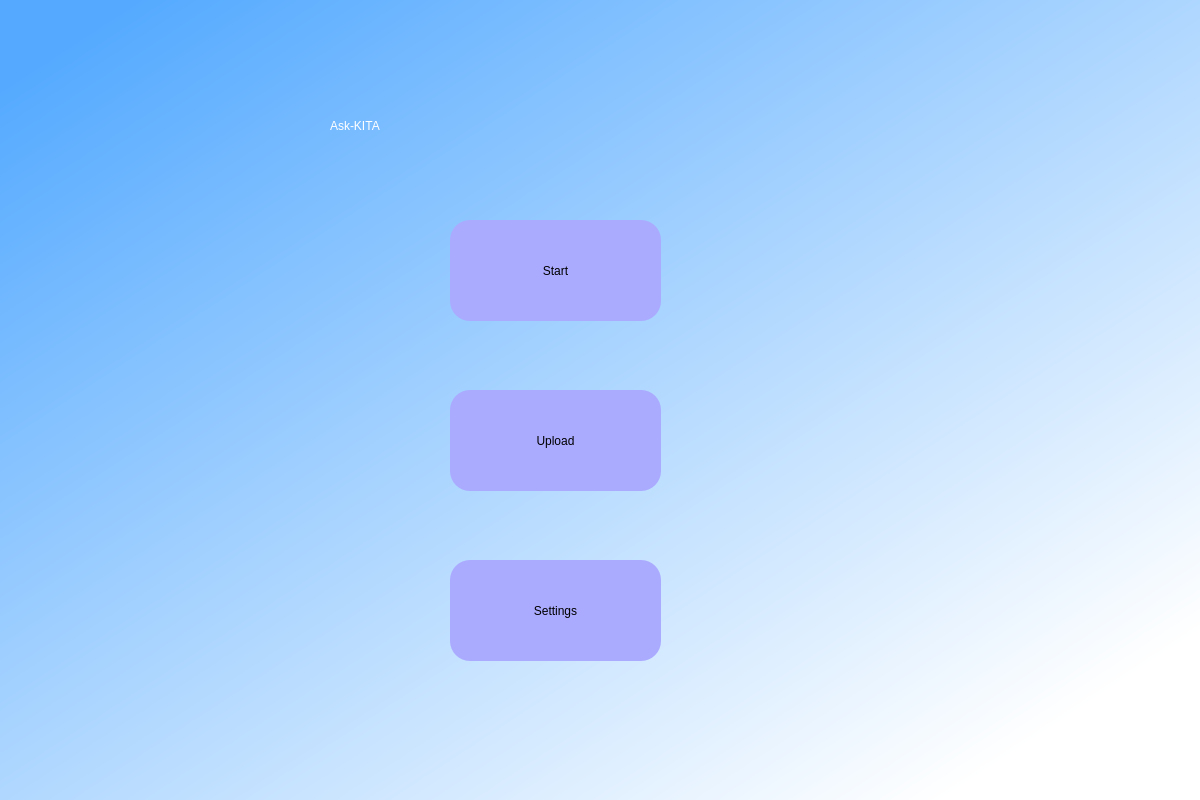
<?xml version="1.0" encoding="UTF-8"?>
<ui version="4.0">
 <class>Dialog</class>
 <widget class="QDialog" name="Dialog">
  <property name="geometry">
   <rect>
    <x>0</x>
    <y>0</y>
    <width>1200</width>
    <height>800</height>
   </rect>
  </property>
  <property name="windowTitle">
   <string>Dialog</string>
  </property>
  <widget class="QWidget" name="widget" native="true">
   <property name="geometry">
    <rect>
     <x>0</x>
     <y>0</y>
     <width>1201</width>
     <height>801</height>
    </rect>
   </property>
   <property name="styleSheet">
    <string notr="true">QWidget#widget{
background-color:qlineargradient(spread:pad, x1:0.0549451, y1:0.057, x2:0.884615, y2:0.896, stop:0 rgba(85, 170, 255, 255), stop:1 rgba(255, 255, 255, 255));}</string>
   </property>
   <widget class="QLabel" name="label">
    <property name="geometry">
     <rect>
      <x>330</x>
      <y>80</y>
      <width>501</width>
      <height>91</height>
     </rect>
    </property>
    <property name="styleSheet">
     <string notr="true">color: rgb(255, 255, 255);
font: 75 48pt &quot;MS Shell Dlg 2&quot;;</string>
    </property>
    <property name="text">
     <string>Ask-KITA</string>
    </property>
   </widget>
   <widget class="QPushButton" name="start">
    <property name="geometry">
     <rect>
      <x>450</x>
      <y>220</y>
      <width>211</width>
      <height>101</height>
     </rect>
    </property>
    <property name="styleSheet">
     <string notr="true">border-radius:20px;
font: 75 26pt &quot;MS Shell Dlg 2&quot;;

background-color: rgb(170, 170, 255)</string>
    </property>
    <property name="text">
     <string>Start</string>
    </property>
   </widget>
   <widget class="QPushButton" name="settings">
    <property name="geometry">
     <rect>
      <x>450</x>
      <y>560</y>
      <width>211</width>
      <height>101</height>
     </rect>
    </property>
    <property name="styleSheet">
     <string notr="true">border-radius:20px;
font: 75 26pt &quot;MS Shell Dlg 2&quot;;

background-color: rgb(170, 170, 255)</string>
    </property>
    <property name="text">
     <string>Settings</string>
    </property>
   </widget>
   <widget class="QPushButton" name="upload">
    <property name="geometry">
     <rect>
      <x>450</x>
      <y>390</y>
      <width>211</width>
      <height>101</height>
     </rect>
    </property>
    <property name="styleSheet">
     <string notr="true">border-radius:20px;
font: 75 26pt &quot;MS Shell Dlg 2&quot;;

background-color: rgb(170, 170, 255)</string>
    </property>
    <property name="text">
     <string>Upload</string>
    </property>
   </widget>
  </widget>
 </widget>
 <resources/>
 <connections/>
</ui>
